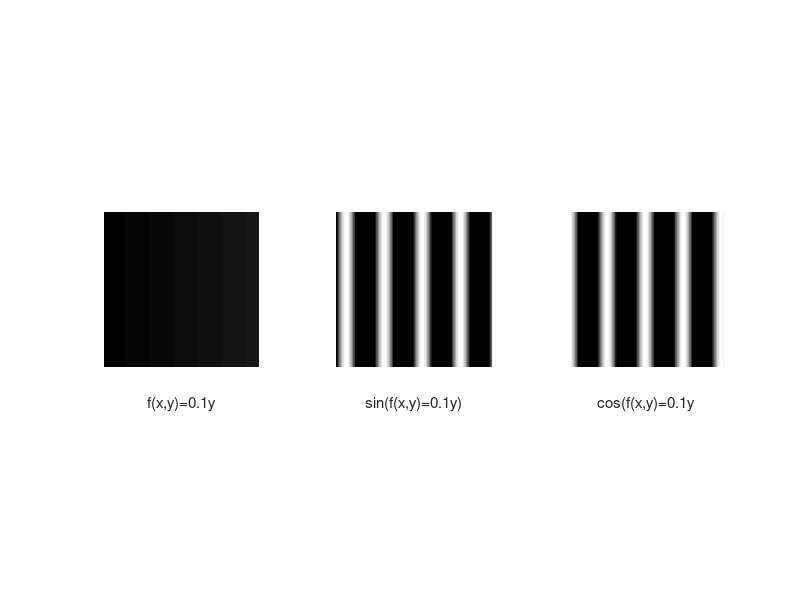

This chart was generated by the following MATLAB code:
%VOLTEAR LAS COLUMNAS A HORIZONTALES
m=256;
n=256;
figure(1)
for i=1:m
    for j=1:n
        f(j,i)=0.1*(i-1);
        fsin(j,i)=sin(f(j,i));
        fcos(j,i)=cos(f(j,i));
    end
end
subplot(1,3,1)
imshow(uint8(f))
xlabel('f(x,y)=0.1y')
subplot(1,3,2)
imshow(fsin)
xlabel('sin(f(x,y)=0.1y)')
subplot(1,3,3)
imshow(fcos)
xlabel('cos(f(x,y)=0.1y')